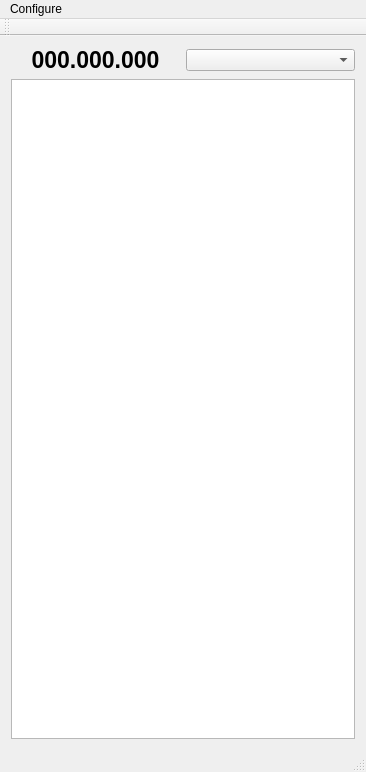
<?xml version="1.0" encoding="UTF-8"?>
<ui version="4.0">
 <class>BandMapMainWindow</class>
 <widget class="QMainWindow" name="BandMapMainWindow">
  <property name="geometry">
   <rect>
    <x>0</x>
    <y>0</y>
    <width>366</width>
    <height>772</height>
   </rect>
  </property>
  <property name="windowTitle">
   <string>Minos BandMap</string>
  </property>
  <widget class="QWidget" name="centralWidget">
   <layout class="QVBoxLayout" name="verticalLayout">
    <item>
     <layout class="QHBoxLayout" name="horizontalLayout">
      <item>
       <widget class="QLabel" name="radioFreq">
        <property name="font">
         <font>
          <pointsize>17</pointsize>
          <weight>75</weight>
          <bold>true</bold>
         </font>
        </property>
        <property name="text">
         <string>000.000.000</string>
        </property>
        <property name="alignment">
         <set>Qt::AlignCenter</set>
        </property>
       </widget>
      </item>
      <item>
       <widget class="QComboBox" name="selectRadioBox"/>
      </item>
     </layout>
    </item>
    <item>
     <widget class="QGraphicsView" name="bandmapView"/>
    </item>
   </layout>
  </widget>
  <widget class="QMenuBar" name="menuBar">
   <property name="geometry">
    <rect>
     <x>0</x>
     <y>0</y>
     <width>366</width>
     <height>21</height>
    </rect>
   </property>
   <widget class="QMenu" name="menuConfigure">
    <property name="title">
     <string>Configure</string>
    </property>
    <addaction name="actionSetup_Radios"/>
   </widget>
   <addaction name="menuConfigure"/>
  </widget>
  <widget class="QToolBar" name="mainToolBar">
   <attribute name="toolBarArea">
    <enum>TopToolBarArea</enum>
   </attribute>
   <attribute name="toolBarBreak">
    <bool>false</bool>
   </attribute>
  </widget>
  <widget class="QStatusBar" name="statusBar"/>
  <action name="actionSetup_Radios">
   <property name="text">
    <string>Setup Radios</string>
   </property>
  </action>
 </widget>
 <layoutdefault spacing="6" margin="11"/>
 <resources/>
 <connections/>
</ui>
